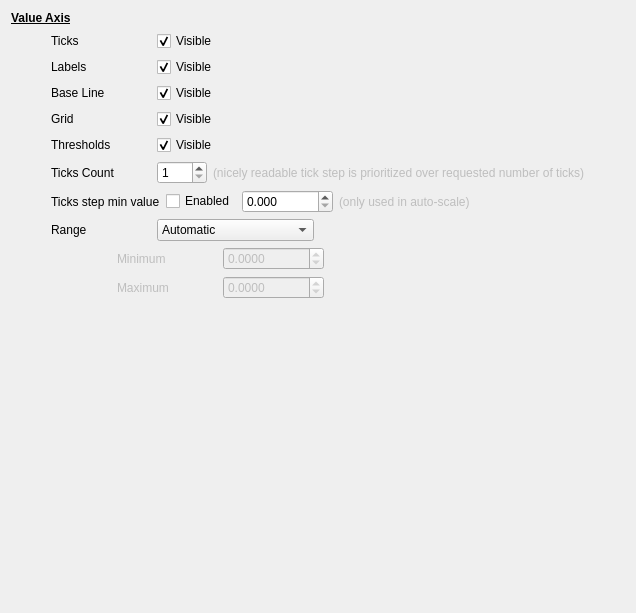
         <widget class="QWidget" name="axisPage">
          <layout class="QVBoxLayout" name="verticalLayout_6">
           <item>
            <widget class="QLabel" name="label_18">
             <property name="font">
              <font>
               <weight>75</weight>
               <bold>true</bold>
               <underline>true</underline>
              </font>
             </property>
             <property name="text">
              <string>Value Axis</string>
             </property>
            </widget>
           </item>
           <item>
            <layout class="QHBoxLayout" name="horizontalLayout_11">
             <item>
              <spacer name="horizontalSpacer_23">
               <property name="orientation">
                <enum>Qt::Horizontal</enum>
               </property>
               <property name="sizeType">
                <enum>QSizePolicy::Fixed</enum>
               </property>
               <property name="sizeHint" stdset="0">
                <size>
                 <width>40</width>
                 <height>20</height>
                </size>
               </property>
              </spacer>
             </item>
             <item>
              <widget class="QLabel" name="label_11">
               <property name="minimumSize">
                <size>
                 <width>100</width>
                 <height>0</height>
                </size>
               </property>
               <property name="text">
                <string>Ticks</string>
               </property>
              </widget>
             </item>
             <item>
              <widget class="QCheckBox" name="yticksCheckBox">
               <property name="minimumSize">
                <size>
                 <width>100</width>
                 <height>0</height>
                </size>
               </property>
               <property name="text">
                <string>Visible</string>
               </property>
               <property name="checked">
                <bool>true</bool>
               </property>
              </widget>
             </item>
             <item>
              <spacer name="horizontalSpacer_9">
               <property name="orientation">
                <enum>Qt::Horizontal</enum>
               </property>
               <property name="sizeHint" stdset="0">
                <size>
                 <width>40</width>
                 <height>20</height>
                </size>
               </property>
              </spacer>
             </item>
            </layout>
           </item>
           <item>
            <layout class="QHBoxLayout" name="horizontalLayout_12">
             <item>
              <spacer name="horizontalSpacer_24">
               <property name="orientation">
                <enum>Qt::Horizontal</enum>
               </property>
               <property name="sizeType">
                <enum>QSizePolicy::Fixed</enum>
               </property>
               <property name="sizeHint" stdset="0">
                <size>
                 <width>40</width>
                 <height>20</height>
                </size>
               </property>
              </spacer>
             </item>
             <item>
              <widget class="QLabel" name="label_12">
               <property name="minimumSize">
                <size>
                 <width>100</width>
                 <height>0</height>
                </size>
               </property>
               <property name="text">
                <string>Labels</string>
               </property>
              </widget>
             </item>
             <item>
              <widget class="QCheckBox" name="ylabelsCheckBox">
               <property name="minimumSize">
                <size>
                 <width>100</width>
                 <height>0</height>
                </size>
               </property>
               <property name="text">
                <string>Visible</string>
               </property>
               <property name="checked">
                <bool>true</bool>
               </property>
              </widget>
             </item>
             <item>
              <spacer name="horizontalSpacer_10">
               <property name="orientation">
                <enum>Qt::Horizontal</enum>
               </property>
               <property name="sizeHint" stdset="0">
                <size>
                 <width>40</width>
                 <height>20</height>
                </size>
               </property>
              </spacer>
             </item>
            </layout>
           </item>
           <item>
            <layout class="QHBoxLayout" name="horizontalLayout_19">
             <item>
              <spacer name="horizontalSpacer_28">
               <property name="orientation">
                <enum>Qt::Horizontal</enum>
               </property>
               <property name="sizeType">
                <enum>QSizePolicy::Fixed</enum>
               </property>
               <property name="sizeHint" stdset="0">
                <size>
                 <width>40</width>
                 <height>20</height>
                </size>
               </property>
              </spacer>
             </item>
             <item>
              <widget class="QLabel" name="label_22">
               <property name="minimumSize">
                <size>
                 <width>100</width>
                 <height>0</height>
                </size>
               </property>
               <property name="text">
                <string>Base Line</string>
               </property>
              </widget>
             </item>
             <item>
              <widget class="QCheckBox" name="ylineCheckBox">
               <property name="minimumSize">
                <size>
                 <width>100</width>
                 <height>0</height>
                </size>
               </property>
               <property name="text">
                <string>Visible</string>
               </property>
               <property name="checked">
                <bool>true</bool>
               </property>
              </widget>
             </item>
             <item>
              <spacer name="horizontalSpacer_29">
               <property name="orientation">
                <enum>Qt::Horizontal</enum>
               </property>
               <property name="sizeHint" stdset="0">
                <size>
                 <width>40</width>
                 <height>20</height>
                </size>
               </property>
              </spacer>
             </item>
            </layout>
           </item>
           <item>
            <layout class="QHBoxLayout" name="horizontalLayout_14">
             <item>
              <spacer name="horizontalSpacer_25">
               <property name="orientation">
                <enum>Qt::Horizontal</enum>
               </property>
               <property name="sizeType">
                <enum>QSizePolicy::Fixed</enum>
               </property>
               <property name="sizeHint" stdset="0">
                <size>
                 <width>40</width>
                 <height>20</height>
                </size>
               </property>
              </spacer>
             </item>
             <item>
              <widget class="QLabel" name="label_14">
               <property name="minimumSize">
                <size>
                 <width>100</width>
                 <height>0</height>
                </size>
               </property>
               <property name="text">
                <string>Grid</string>
               </property>
              </widget>
             </item>
             <item>
              <widget class="QCheckBox" name="ygridCheckBox">
               <property name="minimumSize">
                <size>
                 <width>100</width>
                 <height>0</height>
                </size>
               </property>
               <property name="text">
                <string>Visible</string>
               </property>
               <property name="checked">
                <bool>true</bool>
               </property>
              </widget>
             </item>
             <item>
              <spacer name="horizontalSpacer_12">
               <property name="orientation">
                <enum>Qt::Horizontal</enum>
               </property>
               <property name="sizeHint" stdset="0">
                <size>
                 <width>40</width>
                 <height>20</height>
                </size>
               </property>
              </spacer>
             </item>
            </layout>
           </item>
           <item>
            <layout class="QHBoxLayout" name="horizontalLayout_18">
             <item>
              <spacer name="horizontalSpacer_26">
               <property name="orientation">
                <enum>Qt::Horizontal</enum>
               </property>
               <property name="sizeType">
                <enum>QSizePolicy::Fixed</enum>
               </property>
               <property name="sizeHint" stdset="0">
                <size>
                 <width>40</width>
                 <height>20</height>
                </size>
               </property>
              </spacer>
             </item>
             <item>
              <widget class="QLabel" name="label_21">
               <property name="minimumSize">
                <size>
                 <width>100</width>
                 <height>0</height>
                </size>
               </property>
               <property name="text">
                <string>Thresholds</string>
               </property>
              </widget>
             </item>
             <item>
              <widget class="QCheckBox" name="ythresholdsCheckBox">
               <property name="minimumSize">
                <size>
                 <width>100</width>
                 <height>0</height>
                </size>
               </property>
               <property name="text">
                <string>Visible</string>
               </property>
               <property name="checked">
                <bool>true</bool>
               </property>
              </widget>
             </item>
             <item>
              <spacer name="horizontalSpacer_16">
               <property name="orientation">
                <enum>Qt::Horizontal</enum>
               </property>
               <property name="sizeHint" stdset="0">
                <size>
                 <width>40</width>
                 <height>20</height>
                </size>
               </property>
              </spacer>
             </item>
            </layout>
           </item>
           <item>
            <layout class="QHBoxLayout" name="horizontalLayout_22">
             <property name="topMargin">
              <number>0</number>
             </property>
             <item>
              <spacer name="horizontalSpacer_40">
               <property name="orientation">
                <enum>Qt::Horizontal</enum>
               </property>
               <property name="sizeType">
                <enum>QSizePolicy::Fixed</enum>
               </property>
               <property name="sizeHint" stdset="0">
                <size>
                 <width>40</width>
                 <height>20</height>
                </size>
               </property>
              </spacer>
             </item>
             <item>
              <widget class="QLabel" name="label_26">
               <property name="minimumSize">
                <size>
                 <width>100</width>
                 <height>0</height>
                </size>
               </property>
               <property name="text">
                <string>Ticks Count</string>
               </property>
              </widget>
             </item>
             <item>
              <widget class="QSpinBox" name="verticalTicksCountSpinBox">
               <property name="minimumSize">
                <size>
                 <width>50</width>
                 <height>0</height>
                </size>
               </property>
               <property name="minimum">
                <number>1</number>
               </property>
               <property name="maximum">
                <number>10</number>
               </property>
              </widget>
             </item>
             <item>
              <widget class="QLabel" name="label_27">
               <property name="enabled">
                <bool>false</bool>
               </property>
               <property name="text">
                <string>(nicely readable tick step is prioritized over requested number of ticks)</string>
               </property>
              </widget>
             </item>
             <item>
              <spacer name="horizontalSpacer_41">
               <property name="orientation">
                <enum>Qt::Horizontal</enum>
               </property>
               <property name="sizeHint" stdset="0">
                <size>
                 <width>40</width>
                 <height>20</height>
                </size>
               </property>
              </spacer>
             </item>
            </layout>
           </item>
           <item>
            <layout class="QHBoxLayout" name="horizontalLayout_23">
             <property name="leftMargin">
              <number>0</number>
             </property>
             <property name="topMargin">
              <number>0</number>
             </property>
             <item>
              <spacer name="horizontalSpacer_43">
               <property name="orientation">
                <enum>Qt::Horizontal</enum>
               </property>
               <property name="sizeType">
                <enum>QSizePolicy::Fixed</enum>
               </property>
               <property name="sizeHint" stdset="0">
                <size>
                 <width>40</width>
                 <height>20</height>
                </size>
               </property>
              </spacer>
             </item>
             <item>
              <widget class="QLabel" name="label_29">
               <property name="minimumSize">
                <size>
                 <width>100</width>
                 <height>0</height>
                </size>
               </property>
               <property name="text">
                <string>Ticks step min value</string>
               </property>
              </widget>
             </item>
             <item>
              <widget class="QCheckBox" name="ticksStepMinValueCheckBox">
               <property name="text">
                <string>Enabled</string>
               </property>
              </widget>
             </item>
             <item>
              <widget class="QDoubleSpinBox" name="ticksStepMinValueDoubleSpinBox">
               <property name="decimals">
                <number>3</number>
               </property>
               <property name="maximum">
                <double>1000000000000000000000.000000000000000</double>
               </property>
              </widget>
             </item>
             <item>
              <widget class="QLabel" name="label_30">
               <property name="enabled">
                <bool>false</bool>
               </property>
               <property name="text">
                <string>(only used in auto-scale)</string>
               </property>
              </widget>
             </item>
             <item>
              <spacer name="horizontalSpacer_42">
               <property name="orientation">
                <enum>Qt::Horizontal</enum>
               </property>
               <property name="sizeHint" stdset="0">
                <size>
                 <width>40</width>
                 <height>20</height>
                </size>
               </property>
              </spacer>
             </item>
            </layout>
           </item>
           <item>
            <layout class="QHBoxLayout" name="horizontalLayout">
             <item>
              <spacer name="horizontalSpacer_27">
               <property name="orientation">
                <enum>Qt::Horizontal</enum>
               </property>
               <property name="sizeType">
                <enum>QSizePolicy::Fixed</enum>
               </property>
               <property name="sizeHint" stdset="0">
                <size>
                 <width>40</width>
                 <height>20</height>
                </size>
               </property>
              </spacer>
             </item>
             <item>
              <widget class="QLabel" name="label_5">
               <property name="minimumSize">
                <size>
                 <width>100</width>
                 <height>0</height>
                </size>
               </property>
               <property name="text">
                <string>Range</string>
               </property>
              </widget>
             </item>
             <item>
              <widget class="QComboBox" name="rangeComboBox">
               <item>
                <property name="text">
                 <string>Automatic</string>
                </property>
               </item>
               <item>
                <property name="text">
                 <string>Automatic - Zero visible</string>
                </property>
               </item>
               <item>
                <property name="text">
                 <string>Parameters range</string>
                </property>
               </item>
               <item>
                <property name="text">
                 <string>Custom</string>
                </property>
               </item>
              </widget>
             </item>
             <item>
              <spacer name="horizontalSpacer_3">
               <property name="orientation">
                <enum>Qt::Horizontal</enum>
               </property>
               <property name="sizeHint" stdset="0">
                <size>
                 <width>40</width>
                 <height>20</height>
                </size>
               </property>
              </spacer>
             </item>
            </layout>
           </item>
           <item>
            <widget class="QWidget" name="scaleWidget" native="true">
             <property name="enabled">
              <bool>false</bool>
             </property>
             <layout class="QHBoxLayout" name="horizontalLayout_13">
              <property name="leftMargin">
               <number>0</number>
              </property>
              <property name="topMargin">
               <number>0</number>
              </property>
              <property name="rightMargin">
               <number>0</number>
              </property>
              <property name="bottomMargin">
               <number>0</number>
              </property>
              <item>
               <widget class="QLabel" name="label_2">
                <property name="minimumSize">
                 <size>
                  <width>100</width>
                  <height>0</height>
                 </size>
                </property>
                <property name="text">
                 <string/>
                </property>
               </widget>
              </item>
              <item>
               <layout class="QVBoxLayout" name="verticalLayout_4">
                <item>
                 <widget class="QLabel" name="label_10">
                  <property name="minimumSize">
                   <size>
                    <width>100</width>
                    <height>0</height>
                   </size>
                  </property>
                  <property name="text">
                   <string>Minimum</string>
                  </property>
                  <property name="indent">
                   <number>-1</number>
                  </property>
                 </widget>
                </item>
                <item>
                 <widget class="QLabel" name="label_13">
                  <property name="minimumSize">
                   <size>
                    <width>100</width>
                    <height>0</height>
                   </size>
                  </property>
                  <property name="text">
                   <string>Maximum</string>
                  </property>
                  <property name="indent">
                   <number>-1</number>
                  </property>
                 </widget>
                </item>
               </layout>
              </item>
              <item>
               <layout class="QVBoxLayout" name="verticalLayout_5">
                <item>
                 <widget class="QDoubleSpinBox" name="rangeMinDoubleSpinBox">
                  <property name="decimals">
                   <number>4</number>
                  </property>
                  <property name="minimum">
                   <double>-9999999999999999538762658202121142272.000000000000000</double>
                  </property>
                  <property name="maximum">
                   <double>99999999999999996863366107917975552.000000000000000</double>
                  </property>
                 </widget>
                </item>
                <item>
                 <widget class="QDoubleSpinBox" name="rangeMaxDoubleSpinBox">
                  <property name="decimals">
                   <number>4</number>
                  </property>
                  <property name="minimum">
                   <double>-9999999999999999455752309870428160.000000000000000</double>
                  </property>
                  <property name="maximum">
                   <double>999999999999999945575230987042816.000000000000000</double>
                  </property>
                 </widget>
                </item>
               </layout>
              </item>
              <item>
               <spacer name="horizontalSpacer_11">
                <property name="orientation">
                 <enum>Qt::Horizontal</enum>
                </property>
                <property name="sizeHint" stdset="0">
                 <size>
                  <width>136</width>
                  <height>20</height>
                 </size>
                </property>
               </spacer>
              </item>
             </layout>
            </widget>
           </item>
           <item>
            <spacer name="verticalSpacer_3">
             <property name="orientation">
              <enum>Qt::Vertical</enum>
             </property>
             <property name="sizeHint" stdset="0">
              <size>
               <width>20</width>
               <height>303</height>
              </size>
             </property>
            </spacer>
           </item>
          </layout>
         </widget>
